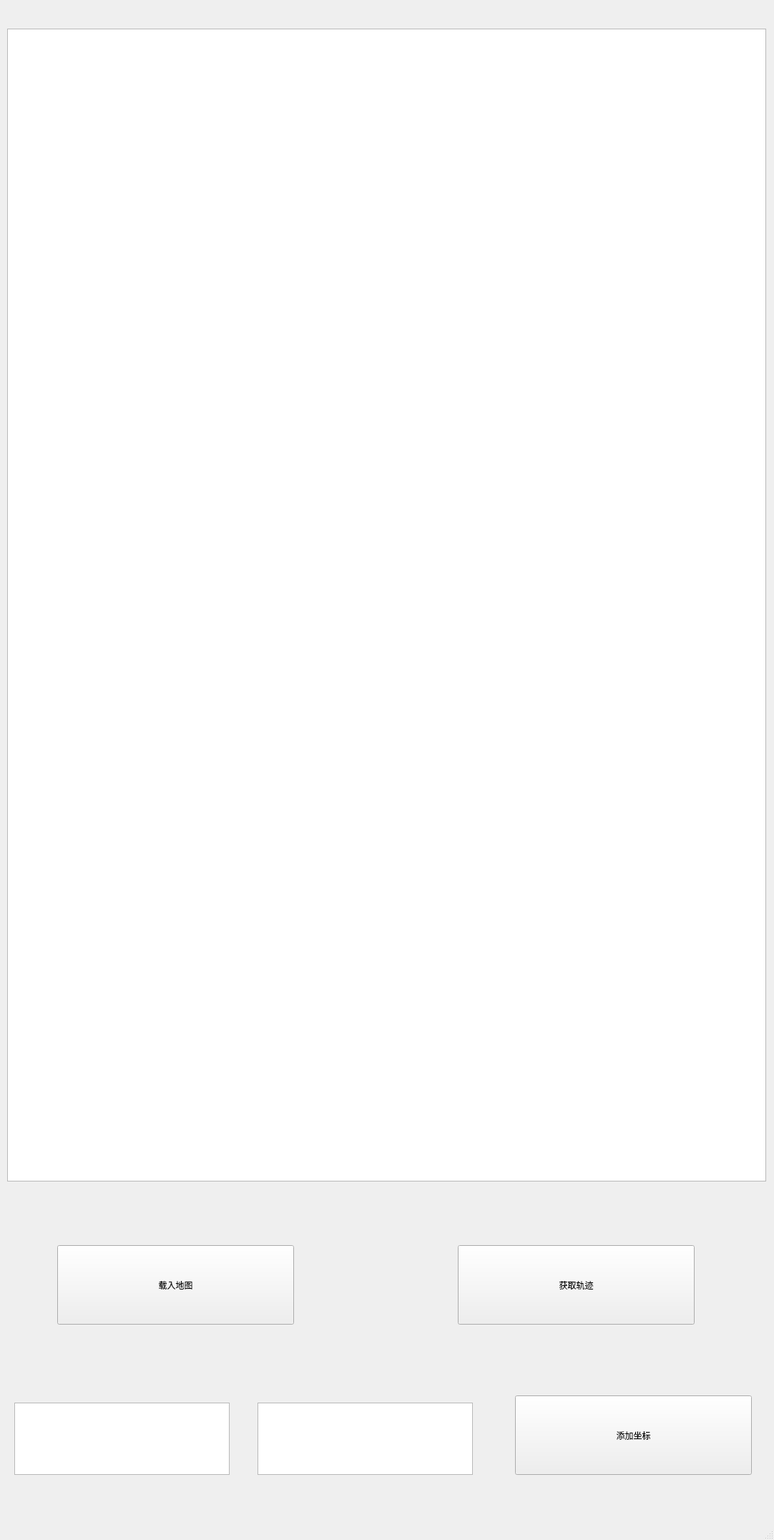
<?xml version="1.0" encoding="UTF-8"?>
<ui version="4.0">
 <class>MainWindow</class>
 <widget class="QMainWindow" name="MainWindow">
  <property name="geometry">
   <rect>
    <x>0</x>
    <y>0</y>
    <width>1082</width>
    <height>2152</height>
   </rect>
  </property>
  <property name="windowTitle">
   <string>MainWindow</string>
  </property>
  <widget class="QWidget" name="centralwidget">
   <widget class="QGraphicsView" name="graphicsView">
    <property name="geometry">
     <rect>
      <x>10</x>
      <y>40</y>
      <width>1061</width>
      <height>1611</height>
     </rect>
    </property>
   </widget>
   <widget class="QPushButton" name="addIcon">
    <property name="geometry">
     <rect>
      <x>720</x>
      <y>1950</y>
      <width>331</width>
      <height>111</height>
     </rect>
    </property>
    <property name="text">
     <string>添加坐标</string>
    </property>
   </widget>
   <widget class="QPushButton" name="getWay">
    <property name="geometry">
     <rect>
      <x>640</x>
      <y>1740</y>
      <width>331</width>
      <height>111</height>
     </rect>
    </property>
    <property name="text">
     <string>获取轨迹</string>
    </property>
   </widget>
   <widget class="QPushButton" name="open">
    <property name="geometry">
     <rect>
      <x>80</x>
      <y>1740</y>
      <width>331</width>
      <height>111</height>
     </rect>
    </property>
    <property name="text">
     <string>载入地图</string>
    </property>
   </widget>
   <widget class="QTextEdit" name="x">
    <property name="geometry">
     <rect>
      <x>20</x>
      <y>1960</y>
      <width>301</width>
      <height>101</height>
     </rect>
    </property>
   </widget>
   <widget class="QTextEdit" name="y">
    <property name="geometry">
     <rect>
      <x>360</x>
      <y>1960</y>
      <width>301</width>
      <height>101</height>
     </rect>
    </property>
   </widget>
  </widget>
  <widget class="QMenuBar" name="menubar">
   <property name="geometry">
    <rect>
     <x>0</x>
     <y>0</y>
     <width>1082</width>
     <height>26</height>
    </rect>
   </property>
  </widget>
  <widget class="QStatusBar" name="statusbar"/>
 </widget>
 <resources/>
 <connections/>
</ui>
